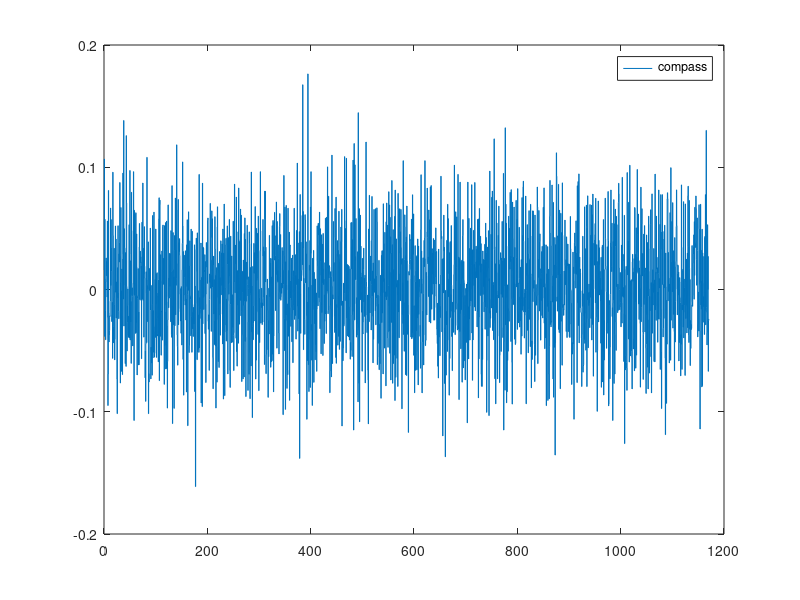

Source code (MATLAB):
clc;
close all;

figure
load('data.mat');
plot(data(1,:),data(2,:));
legend('compass'); 


%figure('Name','Bode')
%bode(H_0); grid on; 
